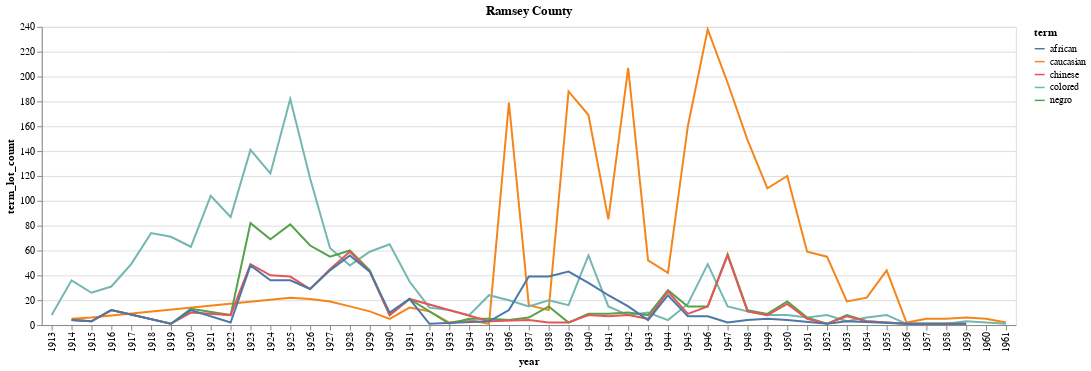

Notebook code for this chart:
### Code cell
ramsey_term_stats_by_year = calculate_term_stats_by_year('Ramsey County', all_terms, False, exclude_terms)
build_term_freq_chart(ramsey_term_stats_by_year, 5)

### Figure 1 — Vega-Lite specification as saved in the notebook (floating-point values rounded to 4 significant figures; data arrays with more than 128 entries replaced by an {"elided": "..."} marker saying what was removed)
{"config": {"view": {"continuousWidth": 300, "continuousHeight": 300}}, "data": {"name": "data-5357e826fa79462da627a2ef45f06595"}, "mark": {"type": "line"}, "encoding": {"color": {"field": "term", "type": "nominal"}, "x": {"field": "year", "type": "ordinal"}, "y": {"field": "term_lot_count", "type": "quantitative"}}, "title": "Ramsey County", "$schema": "https://vega.github.io/schema/vega-lite/v5.8.0.json", "datasets": {"data-5357e826fa79462da627a2ef45f06595": {"elided": "199 records"}}}
